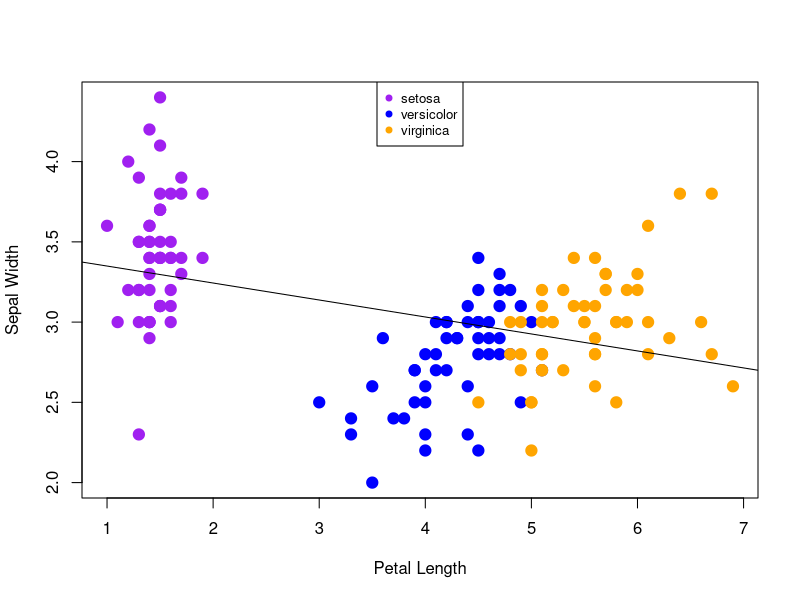
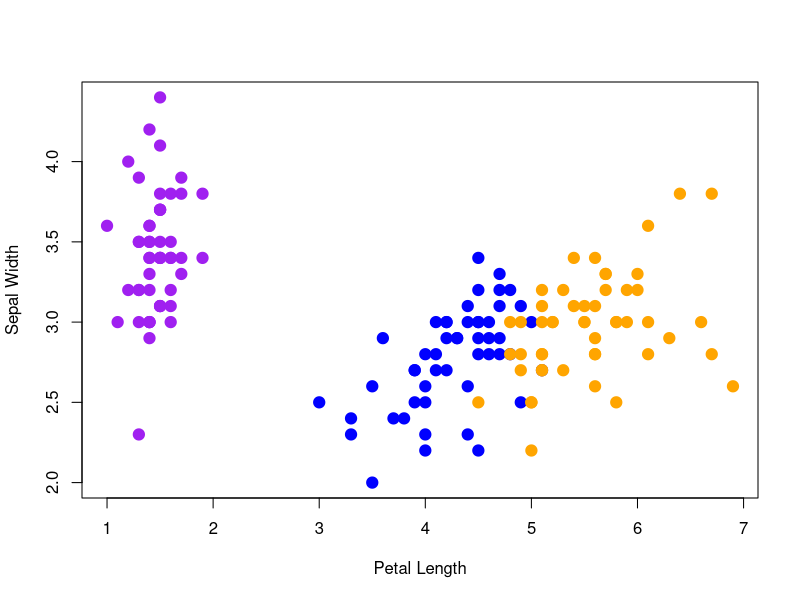

Write the R code that produced these figures, in order. (Note: this script raises an error after producing the figures.)
## ---- chunk 1
setwd("C:/Users/hille/Documents/Rbootcamp_S2020/Iris-repo/")
## ---- chunk 2
oo <- sample(x=1:150, 150, replace=FALSE)
mix <- iris[oo,]
## ---- chunk 3
species <- iris$Species   
petalL <- iris$Petal.Length
petalW <- iris$Petal.Width
sepalL <- iris$Sepal.Length
sepalW <- iris$Sepal.Width
## ---- chunk 4
species2 <- species
color2 <- rep("red", 150)
species2 == "setosa"
color2[species2 == "setosa"] <- "purple"
color2
color2[species2 == "versicolor"] <- "blue"
color2
color2[species2 == "virginica"] <- "orange"
color2
## ---- chunk 5
sepalW.lm <- lm(sepalW ~ petalL)
sepalW.lm
## ---- chunk 6
plot(petalL, sepalW, col=color2, cex=1.5, pch=19, xlab="Petal Length", ylab="Sepal Width")
abline(sepalW.lm, col="black")
legend('top', legend = levels(species), col = c("purple", "blue", "orange"), cex = .8, pch = 19)
## ---- chunk 7
plot(petalL, sepalW, col=color2, cex=1.5, pch=19, xlab="Petal Length", ylab="Sepal Width")
abline(setosaPLvsSW.lm, col="purple")
abline(versicolorPLvsSW.lm, col="blue")
abline(virginicaPLvsSW.lm, col="orange")
legend('topright', legend = levels(species), col = c("purple", "blue", "orange"), cex = 1, pch = 19)
